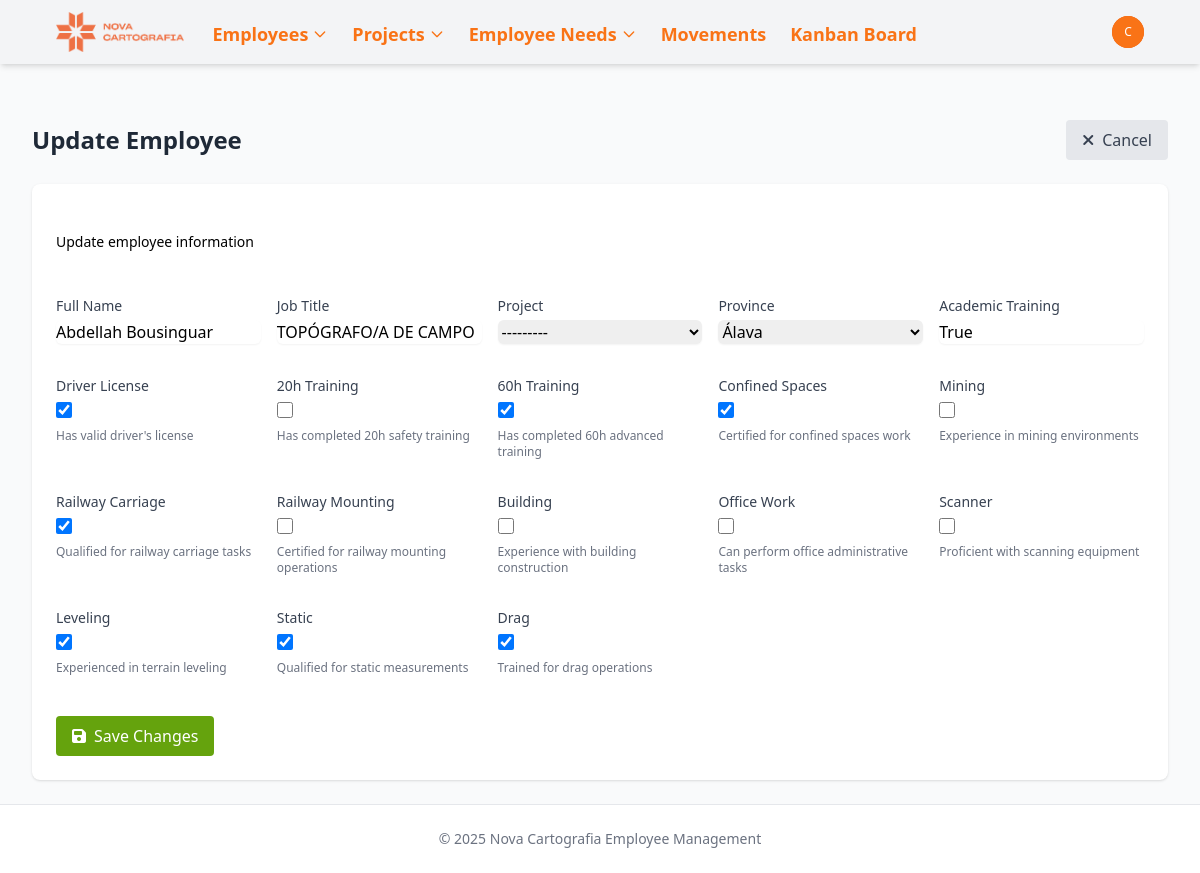
/employees/2/edit/ (signed in), run on an earlier commit of the app's database.
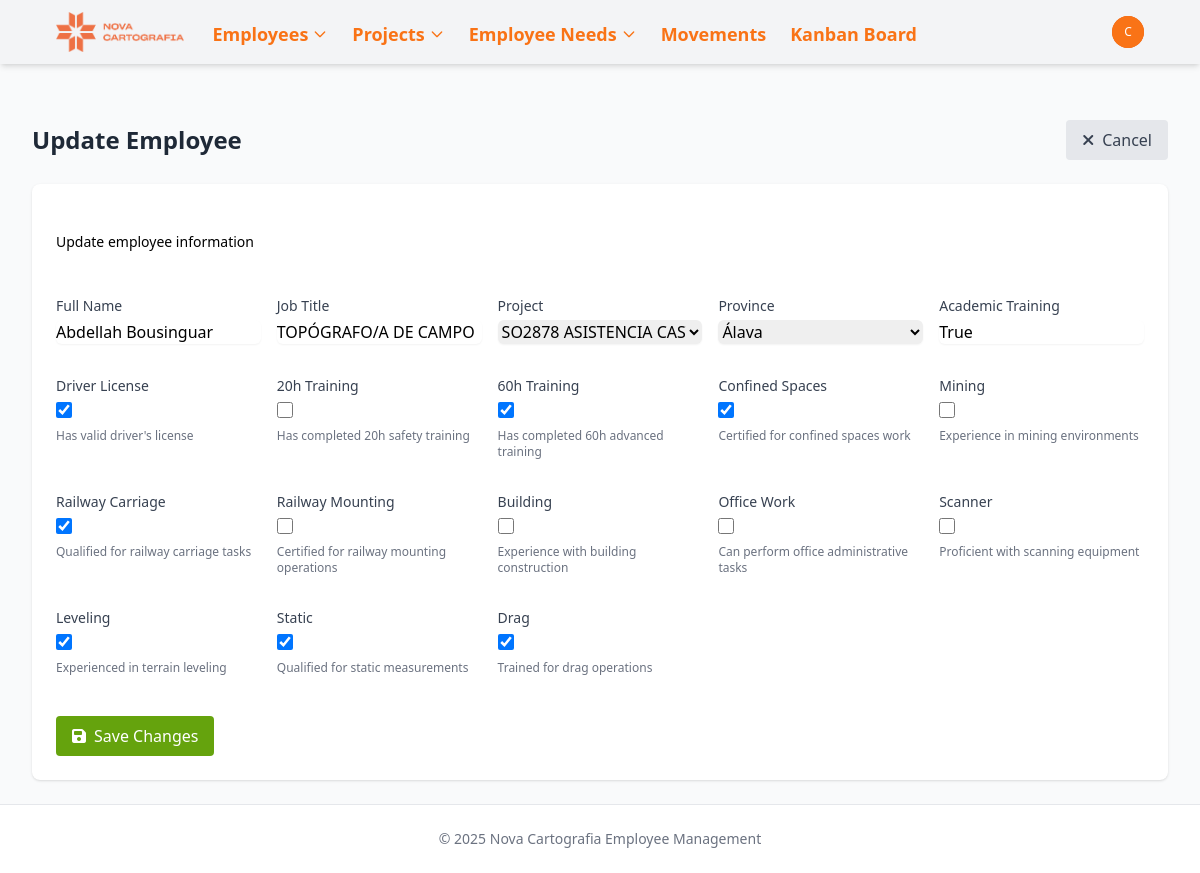
And on a later commit of the database.
### novacartografia_employee_management/models.py (models this page shows, shortened)
class Employee(models.Model):
    name = models.CharField(max_length=100)
    job = models.CharField(max_length=100)
    project_id = models.ForeignKey(Project, on_delete=models.SET_NULL, related_name='employee_set', blank=True, null=True)
    state = models.CharField(max_length=50, default='valencia',
            choices=[
                ('alava', 'Álava'),
                ('albacete', 'Albacete'),
                ('alicante', 'Alicante'),
                ('almeria', 'Almería'),
                ('asturias', 'Asturias'),
                ('avila', 'Ávila'),
                ('badajoz', 'Badajoz'),
                ('barcelona', 'Barcelona'),
                ('burgos', 'Burgos'),
                ('caceres', 'Cáceres'),
                ('cadiz', 'Cádiz'),
                ('cantabria', 'Cantabria'),
                ('castellon', 'Castellón'),
                ('ceuta', 'Ceuta'),
                ('ciudad_real', 'Ciudad Real'),
                ('cordoba', 'Córdoba'),
                ('cuenca', 'Cuenca'),
                ('gerona', 'Gerona'),
                ('granada', 'Granada'),
                ('guadalajara', 'Guadalajara'),
                ('guipuzcoa', 'Guipúzcoa'),
                ('huelva', 'Huelva'),
                ('huesca', 'Huesca'),
                ('islas_baleares', 'Islas Baleares'),
                ('jaen', 'Jaén'),
                ('la_coruna', 'La Coruña'),
                ('la_rioja', 'La Rioja'),
                ('las_palmas', 'Las Palmas'),
                ('leon', 'León'),
                ('lerida', 'Lérida'),
                ('lugo', 'Lugo'),
                ('madrid', 'Madrid'),
                ('malaga', 'Málaga'),
                ('melilla', 'Melilla'),
                ('murcia', 'Murcia'),
                ('navarra', 'Navarra'),
                ('orense', 'Orense'),
                ('palencia', 'Palencia'),
                ('pontevedra', 'Pontevedra'),
                ('salamanca', 'Salamanca'),
                ('santa_cruz_de_tenerife', 'Santa Cruz de Tenerife'),
                ('segovia', 'Segovia'),
                ('sevilla', 'Sevilla'),
                ('soria', 'Soria'),
                ('tarragona', 'Tarragona'),
                ('teruel', 'Teruel'),
                ('toledo', 'Toledo'),
                ('valencia', 'Valencia'),
                ('valladolid', 'Valladolid'),
                ('vizcaya', 'Vizcaya'),
                ('zamora', 'Zamora'),
                ('zaragoza', 'Zaragoza'),])
    academic_training = models.CharField(max_length=100, blank=True, null=True)
    driver_license = models.BooleanField(default=False)
    twenty_hours = models.BooleanField(default=False)
    sixty_hours = models.BooleanField(default=False)
    confine = models.BooleanField(default=False)
    mining = models.BooleanField(default=False)
    railway_carriage = models.BooleanField(default=False)
    railway_mounting = models.BooleanField(default=False)
    building = models.BooleanField(default=False)
    office_work = models.BooleanField(default=False)
    scanner = models.BooleanField(default=False)
    leveling = models.BooleanField(default=False)
    static = models.BooleanField(default=False)
    drag = models.BooleanField(default=False)

### novacartografia_employee_management/views.py (the view)
# urls.py: path('employees/<int:pk>/edit/', views.employee_update, name='employee_update'),
@login_required
def employee_update(request, pk):
    employee = get_object_or_404(Employee, pk=pk)
    if request.method == 'POST':
        form = EmployeeForm(request.POST, instance=employee)
        if form.is_valid():
            form.save()
            messages.success(request, f'Employee "{employee.name}" has been updated successfully.')
            return redirect('kanban_board')
    else:
        form = EmployeeForm(instance=employee)
    return render(request, 'novacartografia_employee_management/employee_form.html', {
        'form': form,
        'employee': employee,
        'title': 'Update Employee',
        'button_text': 'Save Changes',
        'is_new': False
    })

### novacartografia_employee_management/models.py (called while the page is built)
    def __str__(self):
        return self.name

### templates/novacartografia_employee_management/employee_form.html (shortened to what this page needs)
{% extends "base.html" %}
{% block content %}
<div class="mb-6 flex justify-between items-center">
    <h2 class="text-2xl font-bold text-gray-800">{{ title }}</h2>
    <div>
        {% if not is_new %}
            <a href="{% url 'employee_detail' employee.id %}" class="bg-gray-200 hover:bg-gray-300 text-gray-700 font-medium py-2 px-4 rounded flex items-center">
                <i class="fas fa-times mr-2"></i> Cancel
            </a>
        {% else %}
            <a href="{% url 'employee_list' %}" class="bg-gray-200 hover:bg-gray-300 text-gray-700 font-medium py-2 px-4 rounded flex items-center">
                <i class="fas fa-times mr-2"></i> Cancel
            </a>
        {% endif %}
    </div>
</div>
<div class="bg-white shadow overflow-hidden sm:rounded-lg">
    <div class="px-4 py-5 sm:px-6 bg-primary-600">
        <h3 class="text-lg leading-6 font-medium text-white">Employee Information</h3>
        <p class="mt-1 max-w-2xl text-sm text-primary-100">
            {% if is_new %}
                Enter the details for the new employee
            {% else %}
                Update employee information
            {% endif %}
        </p>
    </div>
    <div class="px-4 py-5 sm:p-6">
        <form method="post">
            <div class="grid grid-cols-1 sm:grid-cols-2 md:grid-cols-3 lg:grid-cols-5 gap-4">
                {% for field in form %}
                    <div class="mb-4">
                        <label for="{{ field.id_for_label }}" class="block text-sm font-medium text-gray-700">
                            {{ field.label }}
                        </label>
                        {% if field.field.widget.input_type == 'checkbox' %}
                            <div class="mt-1">
                                {{ field }}
                            </div>
                        {% else %}
                            {{ field }}
                        {% endif %}
                        {% if field.help_text %}
                            <p class="mt-1 text-xs text-gray-500">{{ field.help_text }}</p>
                        {% endif %}
                    </div>
                {% endfor %}
            </div>
            <div class="mt-6">
                <button type="submit" class="bg-lime-600 hover:bg-lime-700 text-white font-medium py-2 px-4 rounded flex items-center">
                    <i class="fas fa-save mr-2"></i> {{ button_text }}
                </button>
            </div>
        </form>
    </div>
</div>
{% endblock %}

What changed in the data, as far as the page shows it:
changed Employee "Abdellah Bousinguar": project_id "---------" → "SO2878 ASISTENCIA CASTELLBISBAL MARTORELL"
